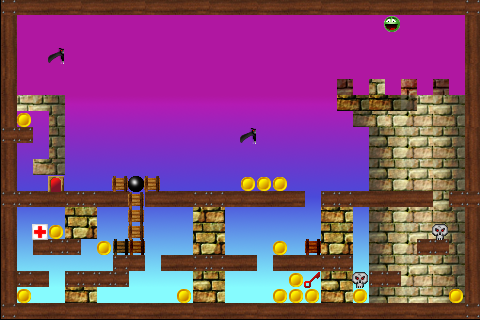

Rendered tile map (Tiled .tmx) drawn with the repository's tilesets; below, a short description and the map source with its tile grids summarised:
An orthogonal 30x20 tile map with 16x16 px tiles, 3 tile layers (background, maze, sprites), 2 tilesets.

<map version="1.0" orientation="orthogonal" width="30" height="20" tilewidth="16" tileheight="16">
 <tileset firstgid="1" name="tileset01-18x18#256x256" tilewidth="18" tileheight="18">
  <image source="tileset01-18x18#256x256.png" width="256" height="256" />
 </tileset>
 <tileset firstgid="197" name="sprites-tileset" tilewidth="16" tileheight="16">
  <image source="sprites-tileset.png" width="192" height="64" />
 </tileset>
 <layer name="background" width="30" height="20">
  <data>[600 cells, 504 non-empty, 32 distinct tile ids]</data>
 </layer>
 <layer name="maze" width="30" height="20">
  <data>[600 cells, 190 non-empty, 27 distinct tile ids]</data>
 </layer>
 <layer name="sprites" width="30" height="20">
  <data>[600 cells, 29 non-empty, 9 distinct tile ids]</data>
 </layer>
</map>
